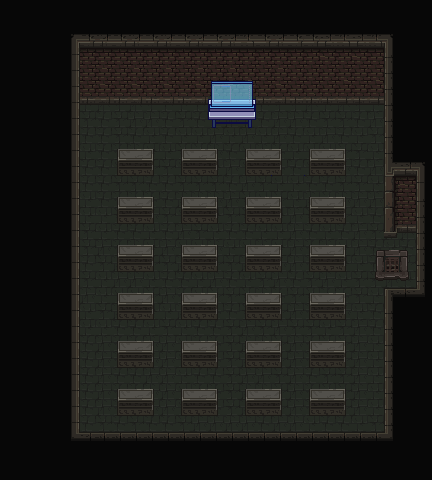

A 2D game scene composited from a Tiled map and its tileset images. What follows is a short description and the map's XML, with each tile layer's data collapsed to a summary:
An orthogonal 27x30 tile map with 16x16 px tiles, 3 tile layers (Floor, Walls, Roof), 3 tilesets and 40 objects.

<map version="1.10" tiledversion="1.11.2" orientation="orthogonal" renderorder="right-down" width="27" height="30" tilewidth="16" tileheight="16" infinite="0" nextlayerid="14" nextobjectid="76">
 <tileset firstgid="1" source="../tilesets/mainRoom/tileset.tsx" />
 <tileset firstgid="2561" source="../tilesets/mainRoom/tilesStuff.tsx" />
 <tileset firstgid="3153" source="../tilesets/mainRoom/decorative.tsx" />
 <layer id="1" name="Floor" width="27" height="30">
  <data>[810 cells, 654 non-empty, 6 distinct tile ids]</data>
 </layer>
 <layer id="2" name="Walls" width="27" height="30">
  <data>[810 cells, 450 non-empty, 57 distinct tile ids]</data>
 </layer>
 <objectgroup id="5" name="Collision">
  <object id="2" x="390.114" y="291.923" width="40.4308" height="3.72792" />
  <object id="3" x="389.926" y="292.735" width="4.97261" height="147.692" />
  <object id="4" x="70.2425" y="436.066" width="329.221" height="6.18936" />
  <object id="5" x="65.0436" y="86.8188" width="9.058" height="354.812" />
  <object id="6" x="65.555" y="86.3167" width="326.361" height="6.29042" />
  <object id="7" x="390.165" y="87.2542" width="2.63723" height="135.043" />
  <object id="8" x="390.234" y="211.923" width="44.5277" height="10.484" />
  <object id="10" x="422.091" y="218.182" width="6.40909" height="75.3182" />
  <object id="11" x="181.713" y="149.34" width="35.0277" height="17.1086" />
  <object id="14" x="310.486" y="149.946" width="35.0277" height="16.6086" />
  <object id="19" x="118.6" y="244.59" width="35.0277" height="18.6086" />
  <object id="24" x="182.373" y="292.696" width="35.0277" height="18.6086" />
  <object id="26" x="310.373" y="293.696" width="35.0277" height="18.1086" />
  <object id="32" x="182.123" y="388.196" width="35.0277" height="19.6086" />
  <object id="43" x="117.986" y="149.446" width="35.0277" height="17.1086" />
  <object id="44" x="245.486" y="149.946" width="35.0277" height="17.1086" />
  <object id="45" x="181.963" y="197.143" width="35.0277" height="17.1086" />
  <object id="46" x="118.236" y="197.249" width="35.0277" height="17.1086" />
  <object id="47" x="245.736" y="197.749" width="35.0277" height="17.1086" />
  <object id="48" x="310.736" y="197.749" width="35.0277" height="17.1086" />
  <object id="49" x="182.963" y="245.143" width="35.0277" height="17.1086" />
  <object id="51" x="246.736" y="245.749" width="35.0277" height="17.1086" />
  <object id="52" x="309.986" y="245.249" width="35.0277" height="17.1086" />
  <object id="53" x="181.963" y="293.643" width="35.0277" height="17.1086" />
  <object id="54" x="118.236" y="293.749" width="35.0277" height="17.1086" />
  <object id="55" x="245.736" y="294.249" width="35.0277" height="17.1086" />
  <object id="57" x="181.963" y="340.643" width="35.0277" height="17.1086" />
  <object id="58" x="118.236" y="340.749" width="35.0277" height="17.1086" />
  <object id="59" x="245.736" y="341.249" width="35.0277" height="17.1086" />
  <object id="60" x="310.736" y="341.249" width="35.0277" height="17.1086" />
  <object id="62" x="118.236" y="389.749" width="35.0277" height="17.1086" />
  <object id="63" x="245.736" y="390.249" width="35.0277" height="17.1086" />
  <object id="64" x="309.736" y="388.249" width="35.0277" height="17.1086" />
  <object id="66" x="208.667" y="99.3333" width="46.3333" height="10.3333" />
 </objectgroup>
 <objectgroup id="13" name="Computer">
  <object id="67" x="208.333" y="110" width="46.3333" height="15.3333" />
 </objectgroup>
 <objectgroup id="7" name="index-1" visible="0">
  <object id="68" x="117.5" y="244.75" width="35.25" height="32.5" />
 </objectgroup>
 <objectgroup id="8" name="index-2" visible="0">
  <object id="69" x="181.25" y="292.25" width="35.5" height="32" />
 </objectgroup>
 <objectgroup id="9" name="index-3" visible="0">
  <object id="71" x="181.5" y="389" width="35" height="35.25" />
 </objectgroup>
 <objectgroup id="10" name="index-4" visible="0">
  <object id="73" x="309.75" y="292.5" width="35" height="33.25" />
 </objectgroup>
 <objectgroup id="6" name="Door">
  <object id="9" x="385.26" y="256.95" width="14.6777" height="14.3021" />
 </objectgroup>
 <layer id="4" name="Roof" width="27" height="30">
  <data>[810 cells, 8 non-empty, 8 distinct tile ids]</data>
 </layer>
</map>
